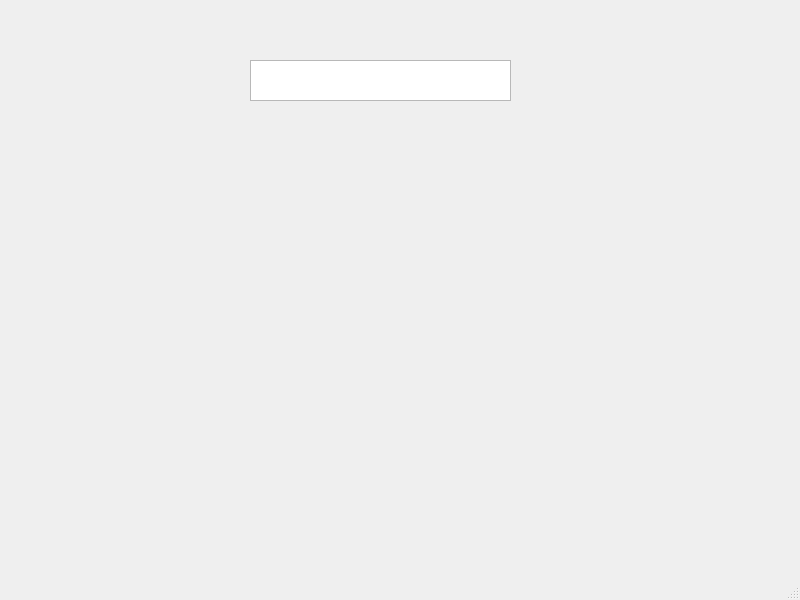
<?xml version="1.0" encoding="UTF-8"?>
<ui version="4.0">
 <class>MainWindow</class>
 <widget class="QMainWindow" name="MainWindow">
  <property name="geometry">
   <rect>
    <x>0</x>
    <y>0</y>
    <width>800</width>
    <height>600</height>
   </rect>
  </property>
  <property name="windowTitle">
   <string>MainWindow</string>
  </property>
  <widget class="QWidget" name="centralwidget">
   <widget class="QLabel" name="label_cam">
    <property name="geometry">
     <rect>
      <x>320</x>
      <y>120</y>
      <width>131</width>
      <height>20</height>
     </rect>
    </property>
    <property name="text">
     <string/>
    </property>
   </widget>
   <widget class="QTextEdit" name="textbox">
    <property name="geometry">
     <rect>
      <x>250</x>
      <y>60</y>
      <width>261</width>
      <height>41</height>
     </rect>
    </property>
   </widget>
   <widget class="QLabel" name="label">
    <property name="geometry">
     <rect>
      <x>90</x>
      <y>120</y>
      <width>141</width>
      <height>20</height>
     </rect>
    </property>
    <property name="text">
     <string/>
    </property>
   </widget>
  </widget>
  <widget class="QMenuBar" name="menubar">
   <property name="geometry">
    <rect>
     <x>0</x>
     <y>0</y>
     <width>800</width>
     <height>22</height>
    </rect>
   </property>
  </widget>
  <widget class="QStatusBar" name="statusbar"/>
 </widget>
 <resources/>
 <connections/>
</ui>
